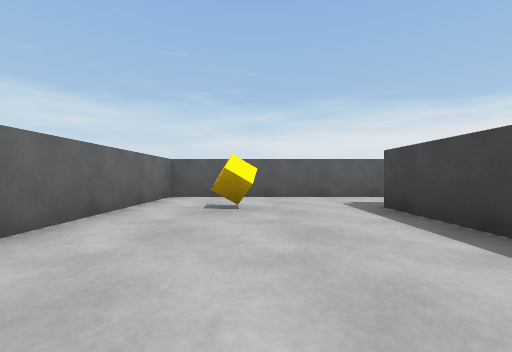
View 1 (above)

22 first-person views from a walk through a Unity game level. The camera is 0.55 m above the floor, looks level and sees 90° across. The floor is counted in squares, 1 m on a side. Each view is taken from the middle of a square. On the plan, view 1 faces up. The plan holds only what a view shows up to about 9 squares ahead; the rest is blank. The player character is not drawn.

View 2
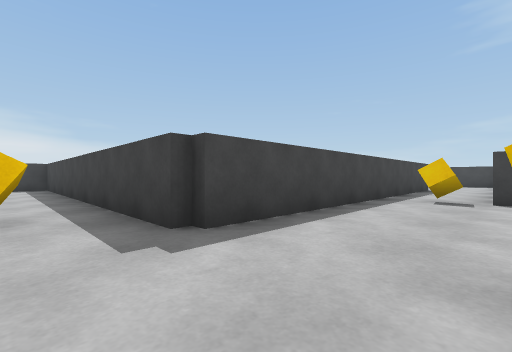

View 3
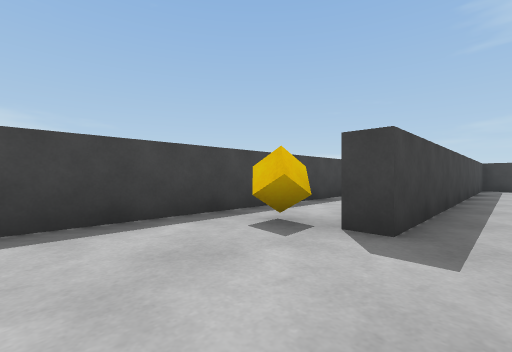

View 4
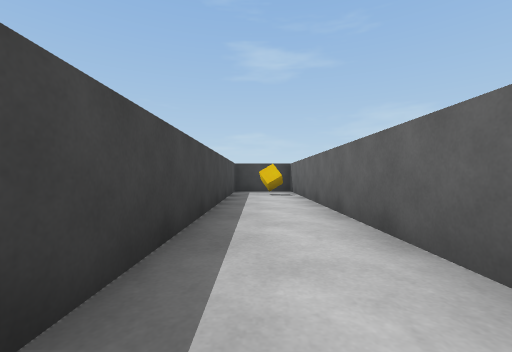

View 5
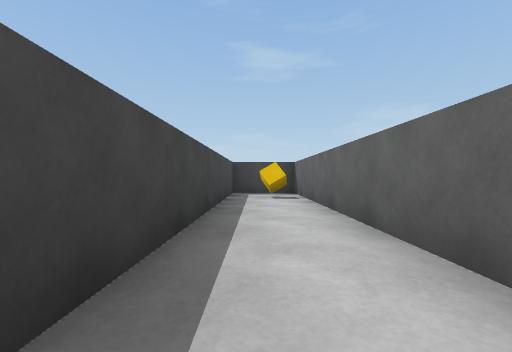

View 6
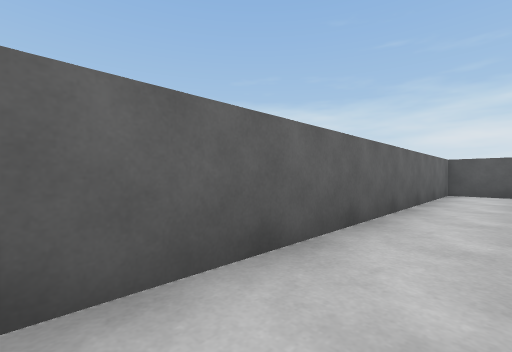

View 7
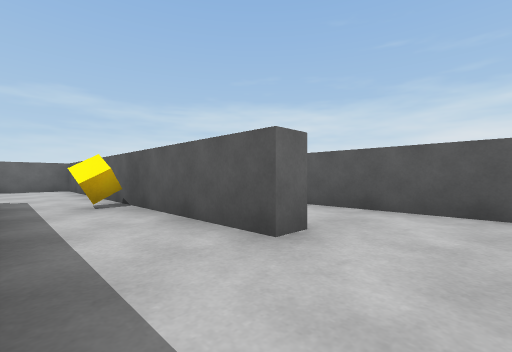

View 8
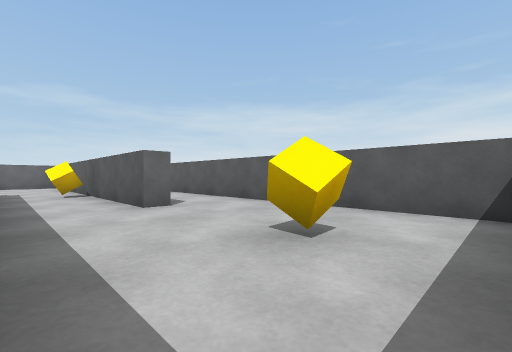

View 9
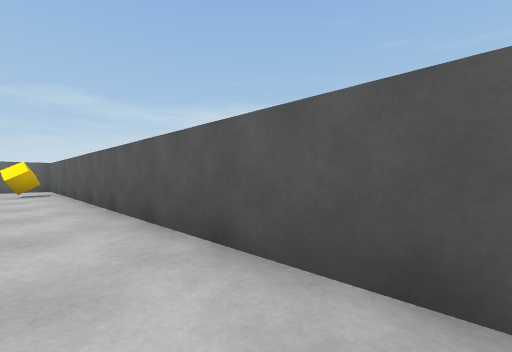

View 10
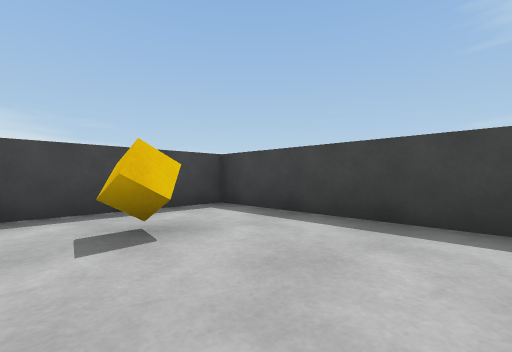

View 11
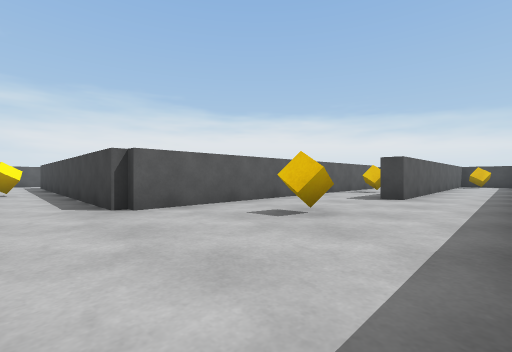

View 12
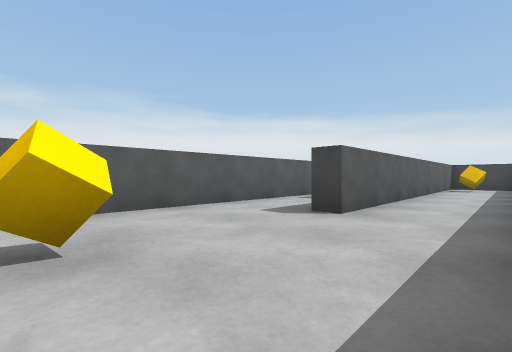

View 13
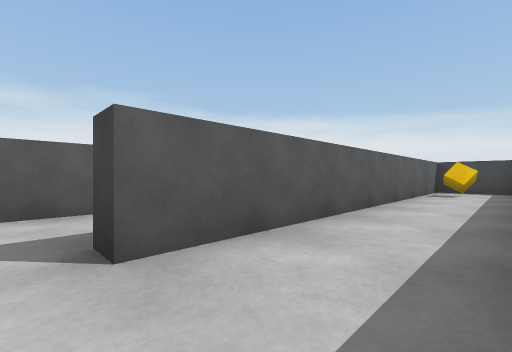

View 14
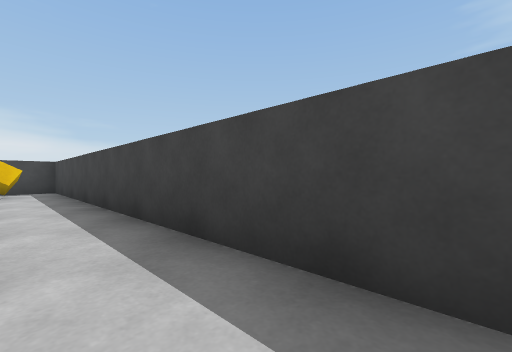

View 15
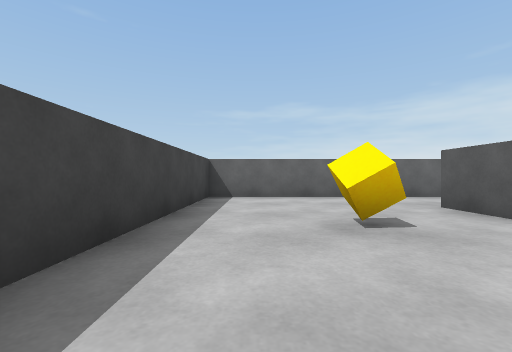

View 16
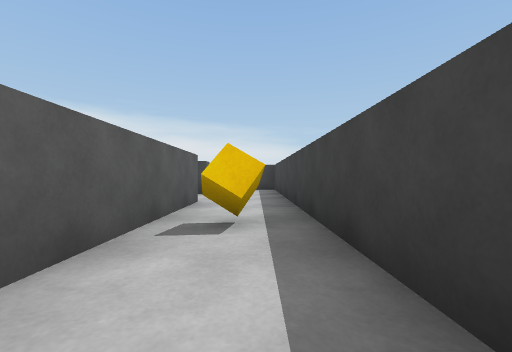

View 17
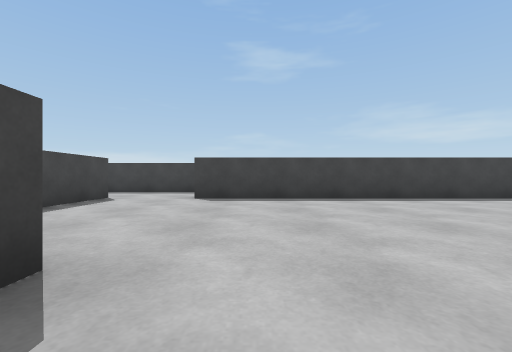

View 18
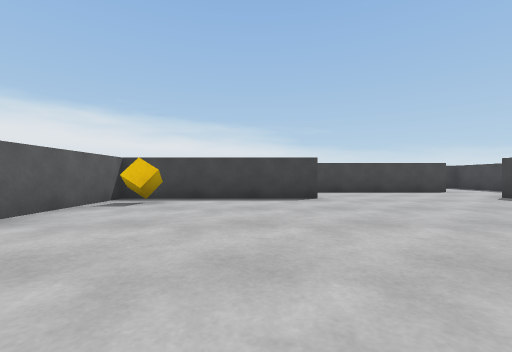

View 19
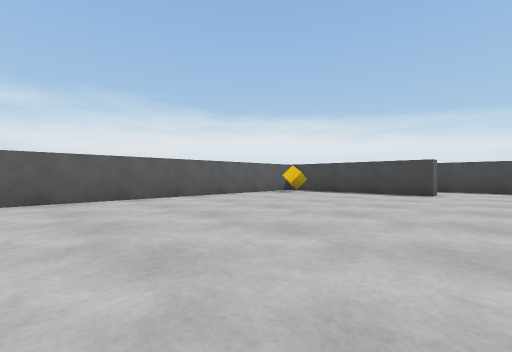

View 20
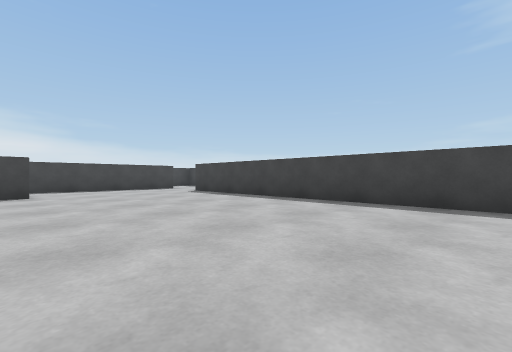

View 21
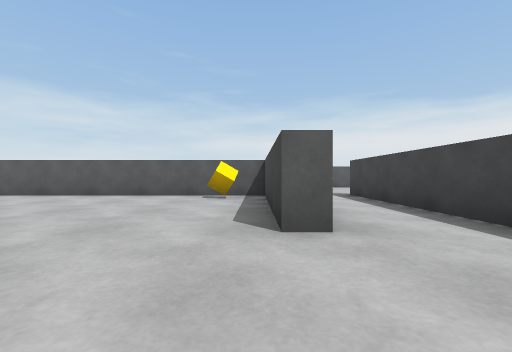

View 22
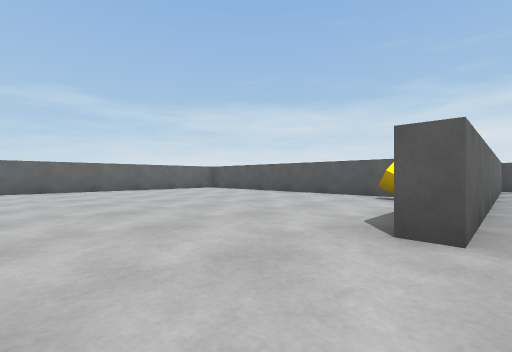

### Floor plan
Ten units are one square. View 1 is at (0, 0); x grows to the right and y downward. Boxes are objects, and circles mark ways between rooms. Rooms are numbered by the first view taken in them; rooms with no view inside come last. Other rooms are left out.
<svg viewBox="-27 -98 205 206">
<path fill="none" stroke="#000" d="M22 5 22 -45M25 -47 85 -47M75 -68 -22 -68 -22 103 -3 103 -3 5 2 5M75 -74 75 -68M85 -47 122 -47 122 -80M120 -93 -22 -93 -22 -80M22 55 22 5M125 58 25 58M2 41 2 103 173 103 173 83 75 83 75 78 124 78M28 5 28 30M40 53 125 53M128 -44 128 5 122 5 122 -42 40 -42M148 55 148 -45M124 78 161 78"/>
<rect x="-15" y="85" width="10" height="10" fill="#bbb"><title>cube</title></rect>
<rect x="-5" y="-45" width="10" height="10" fill="#bbb"><title>cube</title></rect>
<rect x="35" y="-65" width="10" height="10" fill="#bbb"><title>cube</title></rect>
<rect x="-5" y="-85" width="10" height="10" fill="#bbb"><title>cube</title></rect>
<rect x="105" y="-75" width="10" height="10" fill="#bbb"><title>cube</title></rect>
<rect x="5" y="5" width="10" height="10" fill="#bbb"><title>cube</title></rect>
<rect x="35" y="75" width="10" height="10" fill="#bbb"><title>cube</title></rect>
<rect x="95" y="65" width="10" height="10" fill="#bbb"><title>cube</title></rect>
<rect x="155" y="85" width="10" height="10" fill="#bbb"><title>cube</title></rect>
<rect x="105" y="-35" width="10" height="10" fill="#bbb"><title>cube</title></rect>
<circle cx="75" cy="-55" r="3" fill="#2a7"/>
<circle cx="15" cy="0" r="3" fill="#2a7"/>
<circle cx="120" cy="70" r="3" fill="#2a7"/>
<text x="10" y="-20">1</text>
<text x="80" y="-70">2</text>
<text x="70" y="80">3</text>
<text x="90" y="10">4</text>
</svg>
Room 1 opens to room 2. Room 1 opens to room 3. Room 3 opens to room 4.

Where each view was taken, in squares from view 1:
view 1: 0 up, 0 right, facing up
view 2: 6 up, 0 right, facing down-right
view 3: 2 up, 1 left, facing down-right
view 4: 1 down, 1 left, facing down
view 5: 2 down, 1 left, facing down
view 6: 2 down, 1 left, facing up-left
view 7: 5 up, 9 right, facing up-left
view 8: 5 up, 12 right, facing up-left
view 9: 8 up, 9 right, facing up-left
view 10: 8 up, 8 right, facing down-right
view 11: 10 down, 1 right, facing up-right
view 12: 10 down, 4 right, facing up-right
view 13: 10 down, 7 right, facing up-right
view 14: 9 down, 7 right, facing down-right
view 15: 9 down, 7 right, facing left
view 16: 7 down, 7 right, facing right
view 17: 1 up, 11 right, facing down
view 18: 1 up, 6 right, facing right
view 19: 2 down, 4 right, facing up-right
view 20: 0 up, 4 right, facing down-right
view 21: 3 down, 12 right, facing up
view 22: 3 down, 13 right, facing up-left
